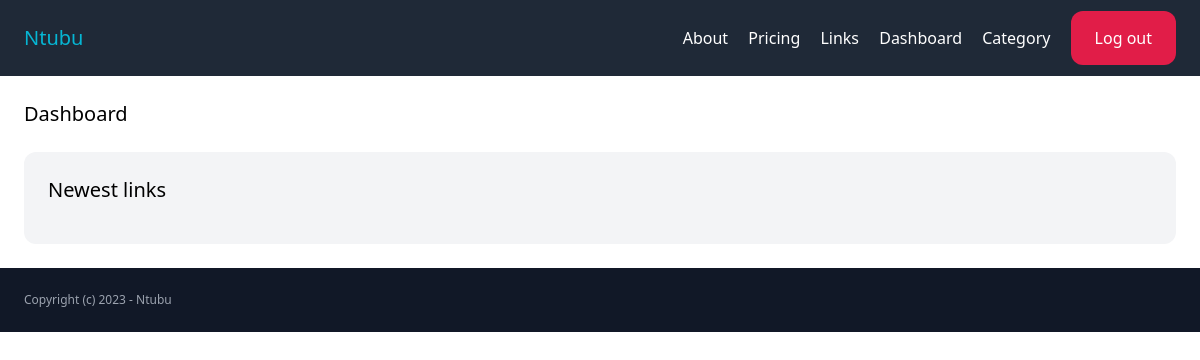
The app's page /dashboard/ (signed in), older data.
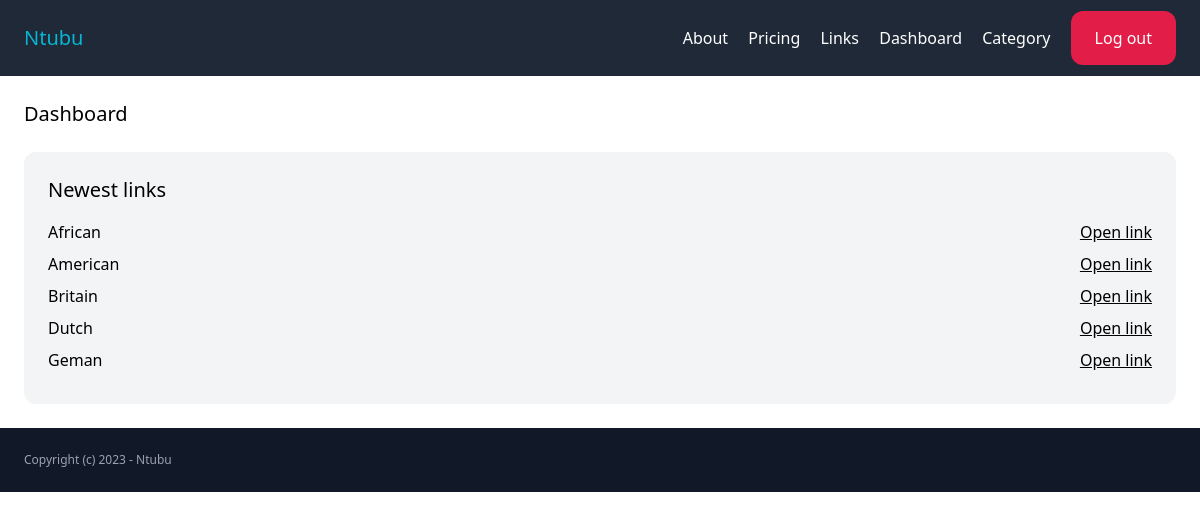
The same page, newer data.
### link/models.py (models this page shows)
class Link(models.Model):
    category = models.ForeignKey(Category, related_name='links', on_delete=models.CASCADE)
    name = models.CharField(max_length=255)
    description = models.TextField(blank=True, null=True)
    url = models.CharField(max_length=255)
    created_by = models.ForeignKey(User, related_name='links', on_delete=models.CASCADE)
    created_at = models.DateTimeField(auto_now=True)
    class Meta:
        ordering = ('-created_at',)

### dashboard/views.py (the view)
# urls.py: path('', views.dashboard, name='dashboard')
@login_required
def dashboard(request):
    newest_links = Link.objects.filter(created_by=request.user)[0:5]
    return render(request, 'dashboard/dashboard.html', {
        'newest_links': newest_links
    })

### link/templatetags/my_tags.py (called while the page is built)
@register.filter(name='add_protocol')
def add_protocol(url):
    if url.startswith('http://') or url.startswith('https://'):
        return url
    else:
        return 'http://' + url

### dashboard/templates/dashboard/dashboard.html (shortened to what this page needs)
{% extends 'main/base.html' %}
{% block content %}
{% load my_tags %}
    <h1 class="mb-6 text-xl">Dashboard</h1>
    <div class="p-6 bg-gray-100 rounded-xl">
        <h2 class="mb-4 text-xl">Newest links</h2>
        {% with sorted_newest_links=newest_links|dictsort:"name" %}
            {% for link in sorted_newest_links %}
                <div class="mb-2 flex justify-between items-center">
                    <p>{{ link.name }}</p>
                    <a href="{{ link.url|add_protocol }}" class="underline" target="_blank">Open link</a>
                </div>
            {% endfor %}
        {% endwith %}
    </div>
{% endblock %}

Row changes from the older to the newer data that the page shows:
added Link: name "African"
added Link: name "American"
added Link: name "Britain"
added Link: name "Dutch"
added Link: name "Geman"
